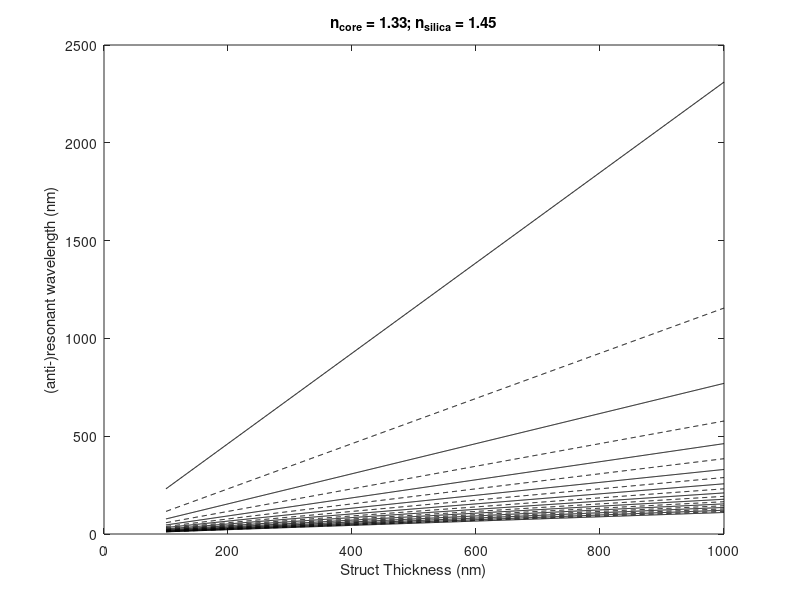

Here is the MATLAB script that generated this plot: (Note: this script raises an error after producing the figure.)
% Ralf Mouthaan
% University of Cambridge
% April 2021
% 
% Model of an antiresosonant nodeless photonic crystal fibre. I am using
% the equations defined in Jan Heck's thesis to predict where the
% antiresonant and resonant conditions occur. The waveguide should guide at
% antiresonant wavelenths.

clc; clear variables; close all;

d = linspace(100e-9, 1000e-9, 1000); % Struct thickness
n_silica = 1.45;
%n_core = 1.358; % Pentane
n_core = 1.33;


figure;
for m = 0:10
    
    lambda_ares = 4*d/(2*m+1)*sqrt(n_silica^2 - n_core^2);
    plot(d*1e9, lambda_ares*1e9, 'k-');
    
    hold on
    
    if m >= 1
        lambda_res = 4*d/2/m*sqrt(n_silica^2 - n_core^2);
        plot(d*1e9, lambda_res*1e9, 'k--');
    end
    
end

xlabel('Struct Thickness (nm)');
ylabel('(anti-)resonant wavelength (nm)');

title(['n_{core} = ' num2str(n_core) '; n_{silica} = ' num2str(n_silica)]);

xline(381, 'r');
yline(425, 'r');

ylim([200 2500]);